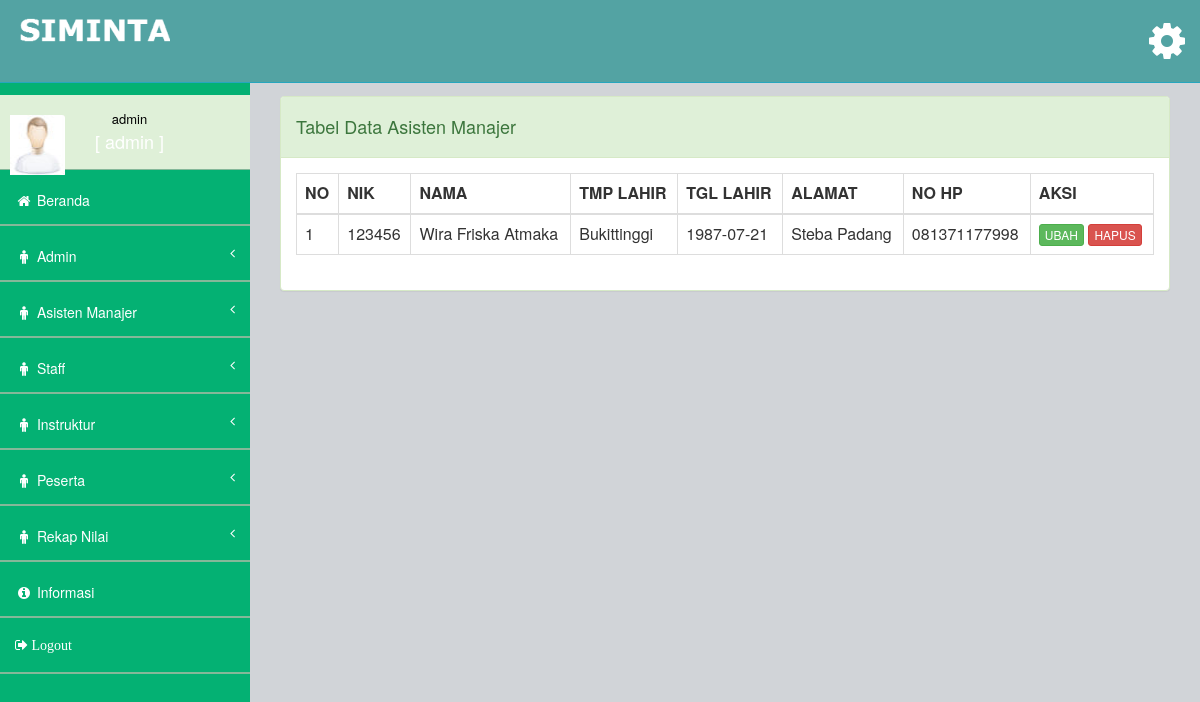
Before: /views/admin/main.php?page=lihat-staff (signed in) with the older database file.
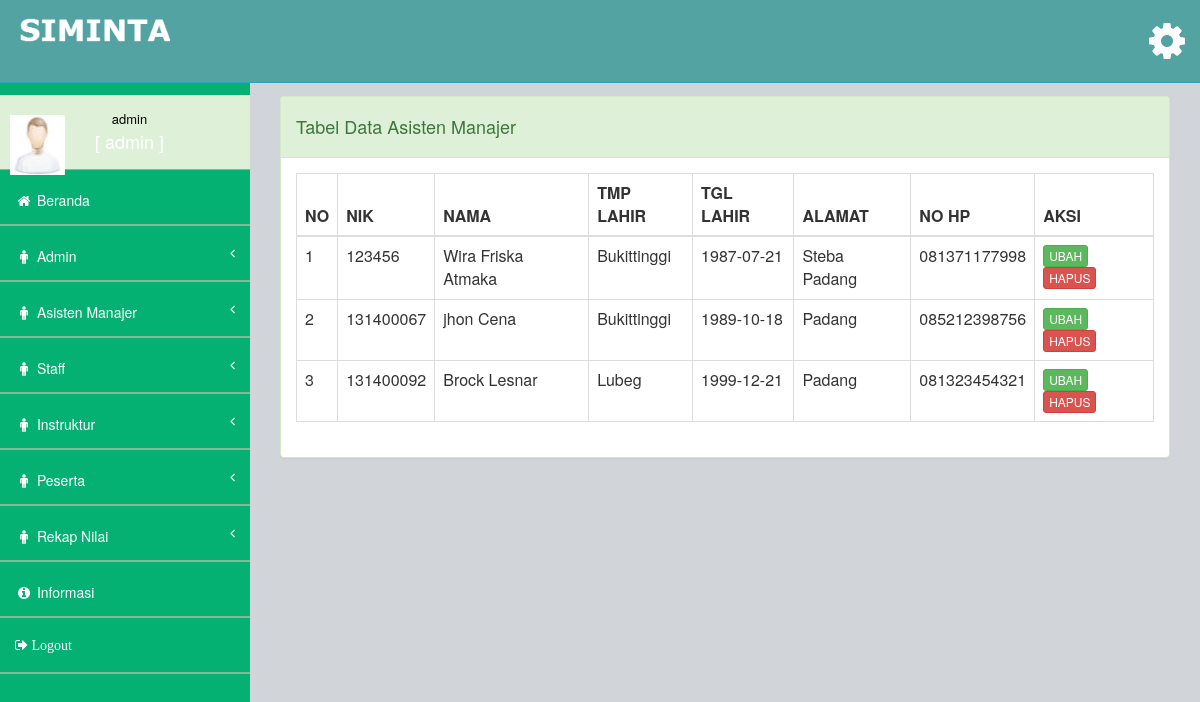
After: the same page with the newer database file.
### tables this page shows
CREATE TABLE `tb_detail_staff` (
  `id` int(11) NOT NULL,
  `user_akun_id` int(11) NOT NULL,
  `nik` varchar(50) NOT NULL,
  `nama` varchar(50) NOT NULL,
  `tempat_lahir` varchar(50) NOT NULL,
  `tgl_lahir` date NOT NULL,
  `alamat` varchar(100) NOT NULL,
  `nomor_hp` varchar(12) NOT NULL
);

### views/admin/input_staff/lihat-biodata-staff.php (the view)
<div class="row">
    <div class="col-md-12">
        <div class="panel panel-success">
            <div class="panel-heading">
                <h4>Tabel Data Asisten Manajer</h4>
            </div>
            <div class="panel-body">
                <div class="">
                    <table class="table table-bordered table-hover my-datatable">
                        <thead>
                            <tr>
                                <th>NO</th>
                                <th>NIK</th>
                                <th>NAMA</th>
                                <th>TMP LAHIR</th>
                                <th>TGL LAHIR</th>
                                <th>ALAMAT</th>
                                <th>NO HP</th>
                                <th>AKSI</th>
                            </tr>
                        </thead>
                        <tbody>
                            <?php
                                $no = 1;
                                $sql = "SELECT * FROM tb_detail_staff";
                                $proses = mysqli_query($conn, $sql);
                                while ($data = mysqli_fetch_assoc($proses))
                                {
                            ?>
                                <tr>
                                    <td><?php echo $no; ?></td>
                                    <td><?php echo $data["nik"] ?></td>
                                    <td><?php echo $data["nama"] ?></td>
                                    <td><?php echo $data["tempat_lahir"] ?></td>
                                    <td><?php echo $data["tgl_lahir"] ?></td>
                                    <td><?php echo $data["alamat"] ?></td>
                                    <td><?php echo $data["nomor_hp"] ?></td>
                                    <td>
                                        <a href="#" class="btn btn-xs btn-success">UBAH</a>
                                        <a href="#" class="btn btn-xs btn-danger">HAPUS</a>
                                    </td>
                                </tr>
                            <?php
                                    $no++;
                                }
                            ?>
                        </tbody>
                    </table>
                </div>
            </div>
        </div>
    </div>
</div>

### views/admin/main.php (shortened to what this page needs)
<!DOCTYPE html>
<html>
<head>
    <?php include "partial/style.php" ?>
</head>
<body>
    <div id="wrapper">
        <?php include "partial/navbar.php" ?>
        <?php include "partial/sidebar.php" ?>
        <div id="page-wrapper">
            <div class="row">
                <br>
                <div class="col-md-12">
                    <?php
                        include "../../config/koneksi.php";
                    ?>
                </div>
            </div>
            <?php
                if (isset($_GET["page"])) {
                    $page = $_GET["page"];
                    if ($page == 'home') {
                        include "home.php";
                    } elseif ($page == 'input-admin') {
                        include "input_admin/input-admin.php";
                    } elseif ($page == 'lihat-admin') {
                        include "input_admin/lihat-biodata-admin.php";
                    } elseif ($page == 'input-asmen') {
                        include "input_asmen/input-asmen.php";
                    } elseif ($page == 'lihat-asmen') {
                        include "input_asmen/lihat-biodata-asmen.php";
                    } elseif ($page == 'input-staff') {
                        include "input_staff/input-staff.php";
                    } elseif ($page == 'lihat-staff') {
                        include "input_staff/lihat-biodata-staff.php";
                    } elseif ($page == 'input-instruktur') {
                        include "input_instruktur/input-instruktur.php";
                    } elseif ($page == 'lihat-instruktur') {
                        include "input_instruktur/lihat-biodata-instruktur.php";
                    } elseif ($page == 'input-peserta') {
                        include "input_peserta/input-peserta.php";
                    } elseif ($page == 'lihat-peserta') {
                        include "input_peserta/lihat-biodata-peserta.php";
                    }
                }
            ?>
        </div>
</body>
</html>

### views/admin/partial/style.php
<link href="../../assets/vendor/bootstrap-3.3.7/css/bootstrap.min.css" rel="stylesheet" />
<link href="../../assets/vendor/font-awesome/css/font-awesome.min.css" rel="stylesheet" />
<link href="../../assets/vendor/pace/pace-theme-big-counter.css" rel="stylesheet" />
<link href="../../assets/vendor/siminta/css/style.css" rel="stylesheet" />
<link href="../../assets/vendor/siminta/css/main-style.css" rel="stylesheet" />
<link href="../../assets/vendor/dataTables/datatables.min.css" rel="stylesheet" />
<link href="../../assets/css/datepicker-tgl.css" rel="stylesheet" />
<link href="../../assets/css/custom.css" rel="stylesheet" />

### views/admin/partial/navbar.php (shortened to what this page needs)
<nav class="navbar navbar-default navbar-fixed-top" role="navigation" id="navbar">
    <div class="navbar-header">
        <a class="navbar-brand" href="index.html">
            <img src="../../assets/vendor/siminta/img/logo.png" alt="" />
        </a>
    </div>
    <ul class="nav navbar-top-links navbar-right">
        <li class="dropdown">
            <a class="dropdown-toggle" data-toggle="dropdown" href="#">
                <i class="fa fa-gear fa-3x"></i>
            </a>
        </li>
    </ul>
</nav>

### views/admin/partial/sidebar.php (shortened to what this page needs)
<nav class="navbar-default navbar-static-side" role="navigation">
    <div class="sidebar-collapse">
        <ul class="nav" id="side-menu">
            <li>
                <div class="user-section">
                    <div class="user-section-inner">
                    <img src="../../assets/vendor/siminta/img/user.jpg" alt="">
                </div>
                <div class="user-info text-center">
                    <div><?php echo $_SESSION["username"] ?></div>
                    <div class="user-text-online">
                       [ <?php echo $_SESSION["hak_akses"] ?> ]
                    </div>
                </div>
                </div>
            </li>
            <li class="">
                <a href="?page=home"><i class="fa fa-home fa-fw"></i>&nbsp;Beranda</a>
            </li>
            <li>
                <a href="#"><i class="fa fa-male fa-fw"></i>&nbsp;Admin<span class="fa arrow"></span></a>
            </li>
            <li>
                <a href="#"><i class="fa fa-male fa-fw"></i>&nbsp;Asisten Manajer<span class="fa arrow"></span></a>
            </li>
            <li>
                <a href="#"><i class="fa fa-male fa-fw"></i>&nbsp;Staff<span class="fa arrow"></span></a>
            </li>
            <li>
                <a href="#"><i class="fa fa-male fa-fw"></i>&nbsp;Instruktur<span class="fa arrow"></span></a>
            </li>
            <li>
                <a href="#"><i class="fa fa-male fa-fw"></i>&nbsp;Peserta<span class="fa arrow"></span></a>
            </li>
            <li>
                <a href="#"><i class="fa fa-male fa-fw"></i>&nbsp;Rekap Nilai<span class="fa arrow"></span></a>
            </li>
            <li>
                <a href="#"><i class="fa fa-info-circle fa-fw"></i>&nbsp;Informasi</a></li>
            <li>
                <a href="../../logout.php"><i class=" fa-sign-out fa fw">&nbsp;Logout</i></a>
            </li>
        </ul>
    </div>
</nav>

### assets/css/custom.css (style rules this page uses)
.user-section { background: #DFF0D8; }
.user-info { font-size: 13px; }

Changed rows visible on the page:
added tb_detail_staff: nik "131400067", nama "jhon Cena", tempat_lahir "Bukittinggi", tgl_lahir "1989-10-18", alamat "Padang", nomor_hp "085212398756"
added tb_detail_staff: nik "131400092", nama "Brock Lesnar", tempat_lahir "Lubeg", tgl_lahir "1999-12-21", alamat "Padang", nomor_hp "081323454321"
